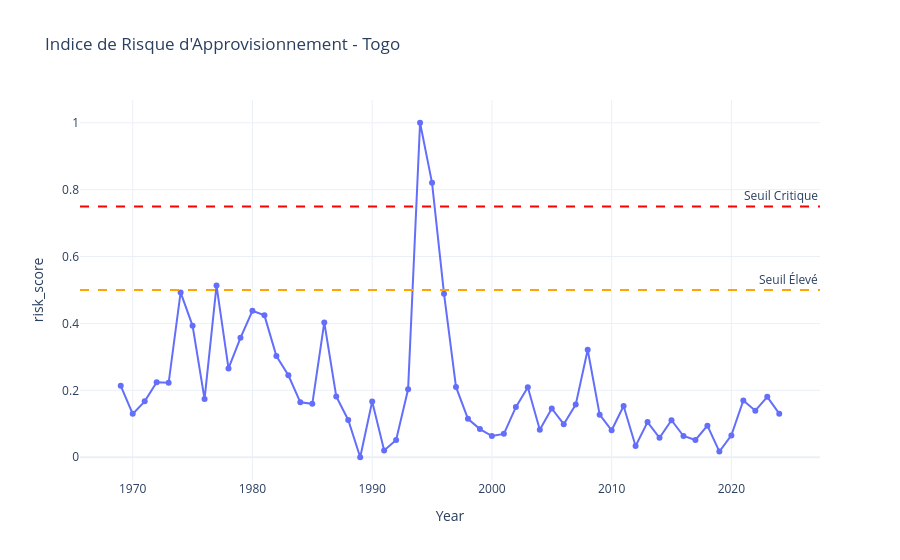

Source (notebook cell):
### Markdown cell above
## 5. Analyse des risques (Supply Chain)

### Code cell
merged = inflation.rename(columns={'Value': 'inflation'})
gdp_renamed = gdp.rename(columns={'Value': 'gdp'})
merged = merged.merge(gdp_renamed[['Year', 'gdp']], on='Year')

risk_model = SupplyChainRiskModel()
risk_df = risk_model.compute_risk_score(merged)

fig = px.line(risk_df, x='Year', y='risk_score',
              title='Indice de Risque d\'Approvisionnement - Togo',
              markers=True, template='plotly_white')
fig.add_hline(y=0.5, line_dash='dash', line_color='orange',
              annotation_text='Seuil Élevé')
fig.add_hline(y=0.75, line_dash='dash', line_color='red',
              annotation_text='Seuil Critique')
fig.show()

### Figure 1 — Plotly figure (JSON) as saved in the notebook; plotly's stock layout.template omitted (floating-point values rounded to 4 significant figures)
{"data": [{"hovertemplate": "Year=%{x}<br>risk_score=%{y}<extra></extra>", "legendgroup": "", "line": {"color": "#636efa", "dash": "solid"}, "marker": {"symbol": "circle"}, "mode": "lines+markers", "name": "", "orientation": "v", "showlegend": false, "type": "scatter", "x": [1969.0, 1970.0, 1971.0, 1972.0, 1973.0, 1974.0, 1975.0, 1976.0, 1977.0, 1978.0, 1979.0, 1980.0, 1981.0, 1982.0, 1983.0, 1984.0, 1985.0, 1986.0, 1987.0, 1988.0, 1989.0, 1990.0, 1991.0, 1992.0, 1993.0, 1994.0, 1995.0, 1996.0, 1997.0, 1998.0, 1999.0, 2000.0, 2001.0, 2002.0, 2003.0, 2004.0, 2005.0, 2006.0, 2007.0, 2008.0, 2009.0, 2010.0, 2011.0, 2012.0, 2013.0, 2014.0, 2015.0, 2016.0, 2017.0, 2018.0, 2019.0, 2020.0, 2021.0, 2022.0, 2023.0, 2024.0], "xaxis": "x", "y": [0.2137, 0.1297, 0.1671, 0.2241, 0.2227, 0.4927, 0.3929, 0.1739, 0.5131, 0.2655, 0.3571, 0.4378, 0.4242, 0.3025, 0.245, 0.1642, 0.1597, 0.4032, 0.1817, 0.1114, 0.0, 0.1667, 0.02014, 0.05136, 0.203, 1.0, 0.8205, 0.489, 0.2103, 0.1148, 0.08416, 0.06339, 0.06994, 0.1499, 0.2091, 0.08211, 0.1457, 0.09881, 0.1574, 0.3213, 0.1273, 0.0807, 0.1532, 0.03357, 0.105, 0.0582, 0.1106, 0.0635, 0.05165, 0.09454, 0.01686, 0.06539, 0.1696, 0.1392, 0.1807, 0.1303], "yaxis": "y"}], "layout": {"annotations": [{"showarrow": false, "text": "Seuil Élevé", "x": 1, "xanchor": "right", "xref": "x domain", "y": 0.5, "yanchor": "bottom", "yref": "y"}, {"showarrow": false, "text": "Seuil Critique", "x": 1, "xanchor": "right", "xref": "x domain", "y": 0.75, "yanchor": "bottom", "yref": "y"}], "legend": {"tracegroupgap": 0}, "shapes": [{"line": {"color": "orange", "dash": "dash"}, "type": "line", "x0": 0, "x1": 1, "xref": "x domain", "y0": 0.5, "y1": 0.5, "yref": "y"}, {"line": {"color": "red", "dash": "dash"}, "type": "line", "x0": 0, "x1": 1, "xref": "x domain", "y0": 0.75, "y1": 0.75, "yref": "y"}], "title": {"text": "Indice de Risque d'Approvisionnement - Togo"}, "xaxis": {"anchor": "y", "domain": [0, 1], "title": {"text": "Year"}}, "yaxis": {"anchor": "x", "domain": [0, 1], "title": {"text": "risk_score"}}}}
